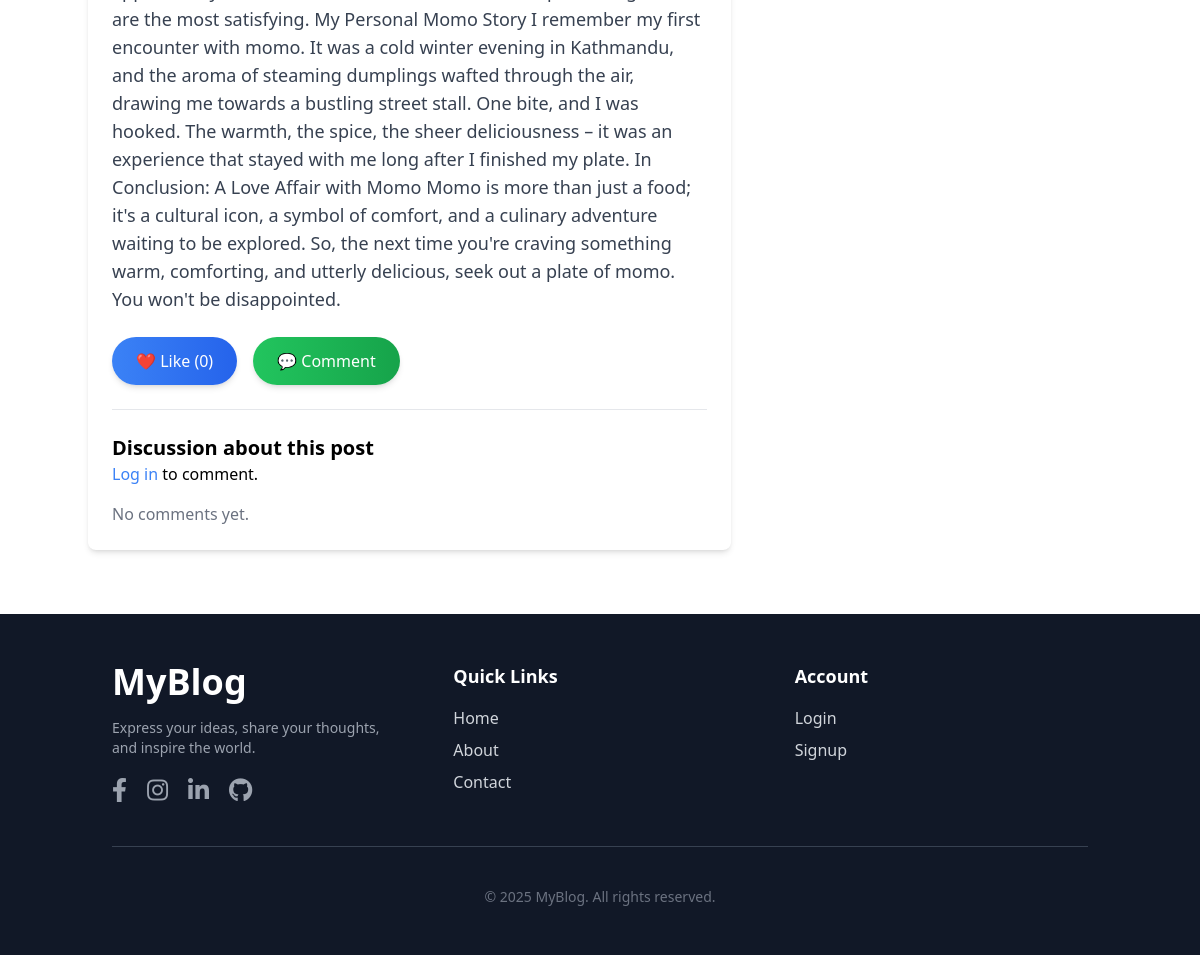
The app's page /blog/4 (lower part), older data.
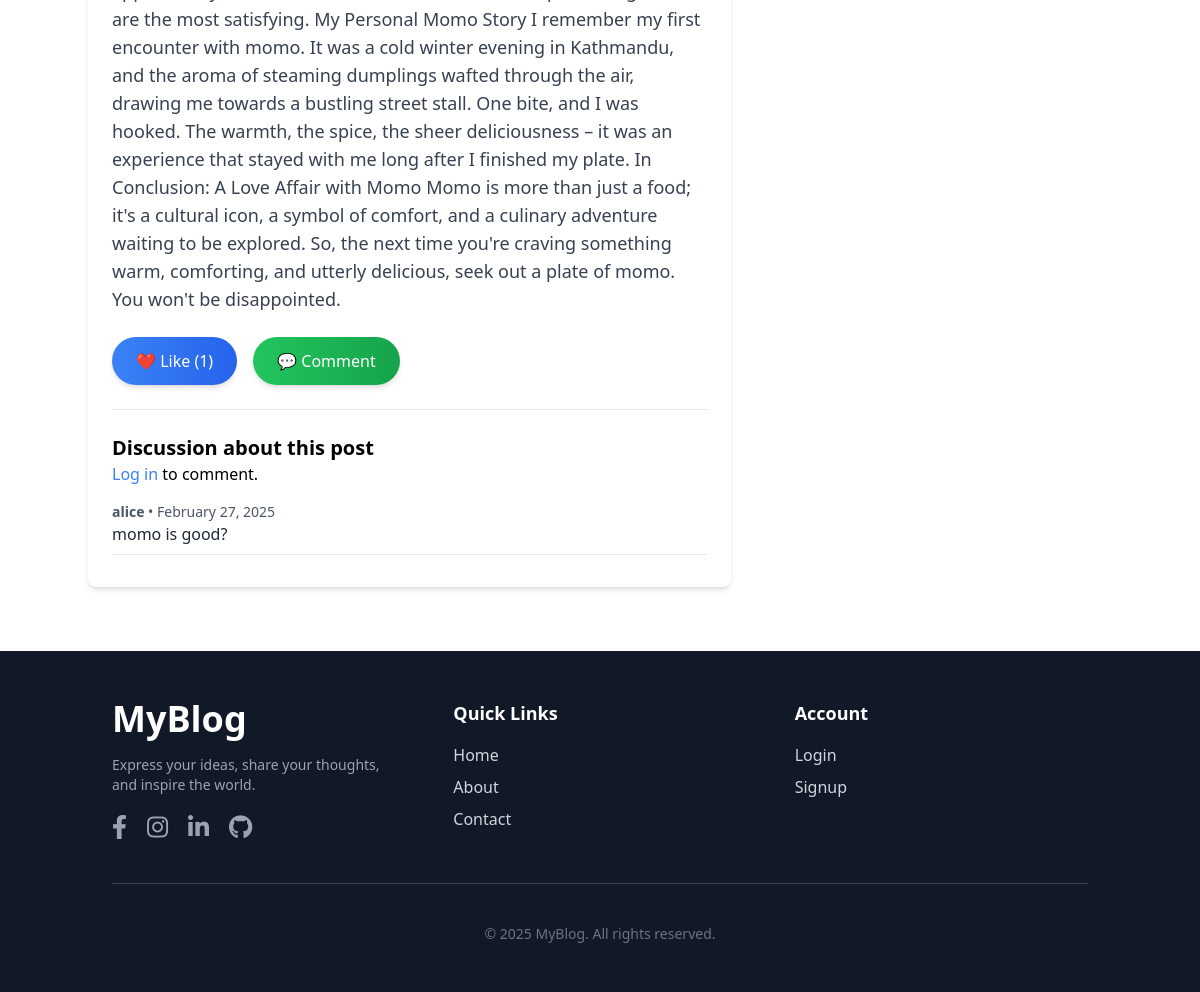
The same page, newer data.
### blog/models.py (models this page shows, shortened)
class Post(models.Model):
    title=models.CharField(max_length=200)
    content=models.TextField()
    author=models.CharField(max_length=100)
    created_at=models.DateTimeField(auto_now_add=True)
    updated_at=models.DateTimeField(auto_now=True)
    image = models.ImageField(upload_to='blog_images/', null=True, blank=True)
    tags = models.ManyToManyField(Tag, related_name='posts', blank=True)
    views = models.PositiveIntegerField(default=0)
    def total_likes(self):
        return self.likes.count()

class Comment(models.Model):
    post = models.ForeignKey(Post, on_delete=models.CASCADE, related_name="comments")
    user = models.ForeignKey(User, on_delete=models.CASCADE)
    content = models.TextField()
    created_at = models.DateTimeField(auto_now_add=True)

### blog/views.py (the view)
# urls.py: path('blog/<int:post_id>', views.getBlog, name='blog'),
def getBlog(request, post_id):
    post = Post.objects.get(id=post_id)
    post.views += 1
    post.save(update_fields=['views'])
    top_authors = (Post.objects.values('author')  # Group by author (username)
    .annotate(post_count=Count('id'))  # Count posts per author
    .order_by('-post_count')[:3]  # Get top 3 authors
                )
    top_tags = Tag.objects.all()
    if request.user.is_authenticated:
        has_bookmarked = Bookmark.objects.filter(user=request.user, post=post).exists()
    else:
        has_bookmarked = False
    return render(request, 'singleblog.html',{'post':post, 'has_bookmarked':has_bookmarked, 'top_authors': top_authors,
        'top_tags': top_tags})

### blog/templates/singleblog.html (shortened to what this page needs)
{% extends 'base.html' %}
{% block content %}
<div class="container mx-auto flex flex-col md:flex-row gap-0">  <div class="md:w-2/3">
        <div class="max-w-3xl mx-auto bg-white p-6 rounded-lg shadow-md mt-20" style="margin-right: 2.5rem;">
            <p class="text-lg text-gray-700 mt-4">
            </p>
            <div class="mt-6 flex items-center space-x-4">
                <form action="{% url 'like_post' post.id %}" method="POST">
                    <button type="submit" class="px-6 py-3 bg-gradient-to-r from-blue-500 to-blue-600 text-white rounded-full shadow-md transition-all duration-300 ease-in-out transform hover:scale-105 hover:from-blue-600 hover:to-blue-700 focus:outline-none focus:ring-2 focus:ring-blue-400">
                        ❤️ Like ({{ post.total_likes }})
                    </button>
                </form>
                <a href="#comment-section" class="px-6 py-3 bg-gradient-to-r from-green-500 to-green-600 text-white rounded-full shadow-md transition-all duration-300 ease-in-out transform hover:scale-105 hover:from-green-600 hover:to-green-700 focus:outline-none focus:ring-2 focus:ring-green-400">
                    💬 Comment
                </a>
            </div>
            <hr class="my-6">
            <div id="comment-section" class="mt-6">
                <h2 class="text-xl font-semibold">Discussion about this post</h2>
                {% if user.is_authenticated %}
                    <form action="{% url 'add_comment' post.id %}" method="POST" class="mt-4">
                        {% csrf_token %}
                        <textarea name="content" class="w-full p-2 border rounded" placeholder="Write a comment..." required></textarea>
                        <button type="submit" class="mt-2 px-4 py-2 bg-green-500 text-white rounded">Post Comment</button>
                    </form>
                {% else %}
                    <p><a href="{% url 'login' %}" class="text-blue-500">Log in</a> to comment.</p>
                {% endif %}
                <div class="mt-4">
                    {% for comment in post.comments.all %}
                        <div class="border-b pb-2 mb-2">
                            <p class="text-sm text-gray-600"><strong>{{ comment.user.username }}</strong> • {{ comment.created_at|date:"F d, Y" }}</p>
                            <p class="text-gray-800">{{ comment.content }}</p>
                        </div>
                    {% empty %}
                        <p class="text-gray-500">No comments yet.</p>
                    {% endfor %}
                </div>
            </div>
        </div>
    </div>
    <aside class="md:w-1/3 space-y-8 mt-[100px]" >
    </aside>
</div>
{% endblock %}

Row changes from the older to the newer data that the page shows:
changed Post: total_likes "0" → "1"
added Comment: user.username "alice", created_at "February 27, 2025", content "momo is good?"
Text that changed along with them:
text no longer shown: "No comments yet."
